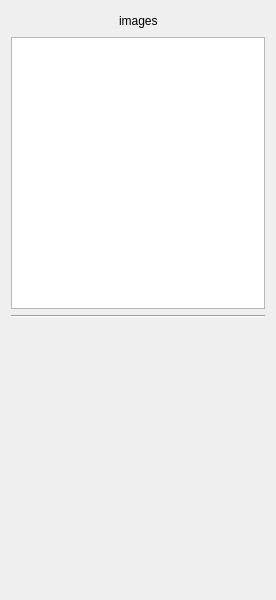
<?xml version="1.0" encoding="UTF-8"?>
<ui version="4.0">
 <exportmacro>SCHNAPPS_PLUGIN_IMAGE_API</exportmacro>
 <class>ImagePlugin_TabWidget</class>
 <widget class="QWidget" name="ImagePlugin_TabWidget">
  <property name="geometry">
   <rect>
    <x>0</x>
    <y>0</y>
    <width>276</width>
    <height>600</height>
   </rect>
  </property>
  <property name="windowTitle">
   <string>Form</string>
  </property>
  <layout class="QVBoxLayout" name="verticalLayout">
   <item>
    <layout class="QHBoxLayout" name="horizontalLayout">
     <item>
      <spacer name="horizontalSpacer">
       <property name="orientation">
        <enum>Qt::Horizontal</enum>
       </property>
       <property name="sizeHint" stdset="0">
        <size>
         <width>40</width>
         <height>20</height>
        </size>
       </property>
      </spacer>
     </item>
     <item>
      <widget class="QLabel" name="label">
       <property name="text">
        <string>images</string>
       </property>
      </widget>
     </item>
     <item>
      <spacer name="horizontalSpacer_2">
       <property name="orientation">
        <enum>Qt::Horizontal</enum>
       </property>
       <property name="sizeHint" stdset="0">
        <size>
         <width>40</width>
         <height>20</height>
        </size>
       </property>
      </spacer>
     </item>
    </layout>
   </item>
   <item>
    <widget class="QListWidget" name="listWidget_images"/>
   </item>
   <item>
    <widget class="Line" name="line_3">
     <property name="orientation">
      <enum>Qt::Horizontal</enum>
     </property>
    </widget>
   </item>
   <item>
    <spacer name="verticalSpacer">
     <property name="orientation">
      <enum>Qt::Vertical</enum>
     </property>
     <property name="sizeHint" stdset="0">
      <size>
       <width>20</width>
       <height>40</height>
      </size>
     </property>
    </spacer>
   </item>
  </layout>
 </widget>
 <resources/>
 <connections/>
</ui>
